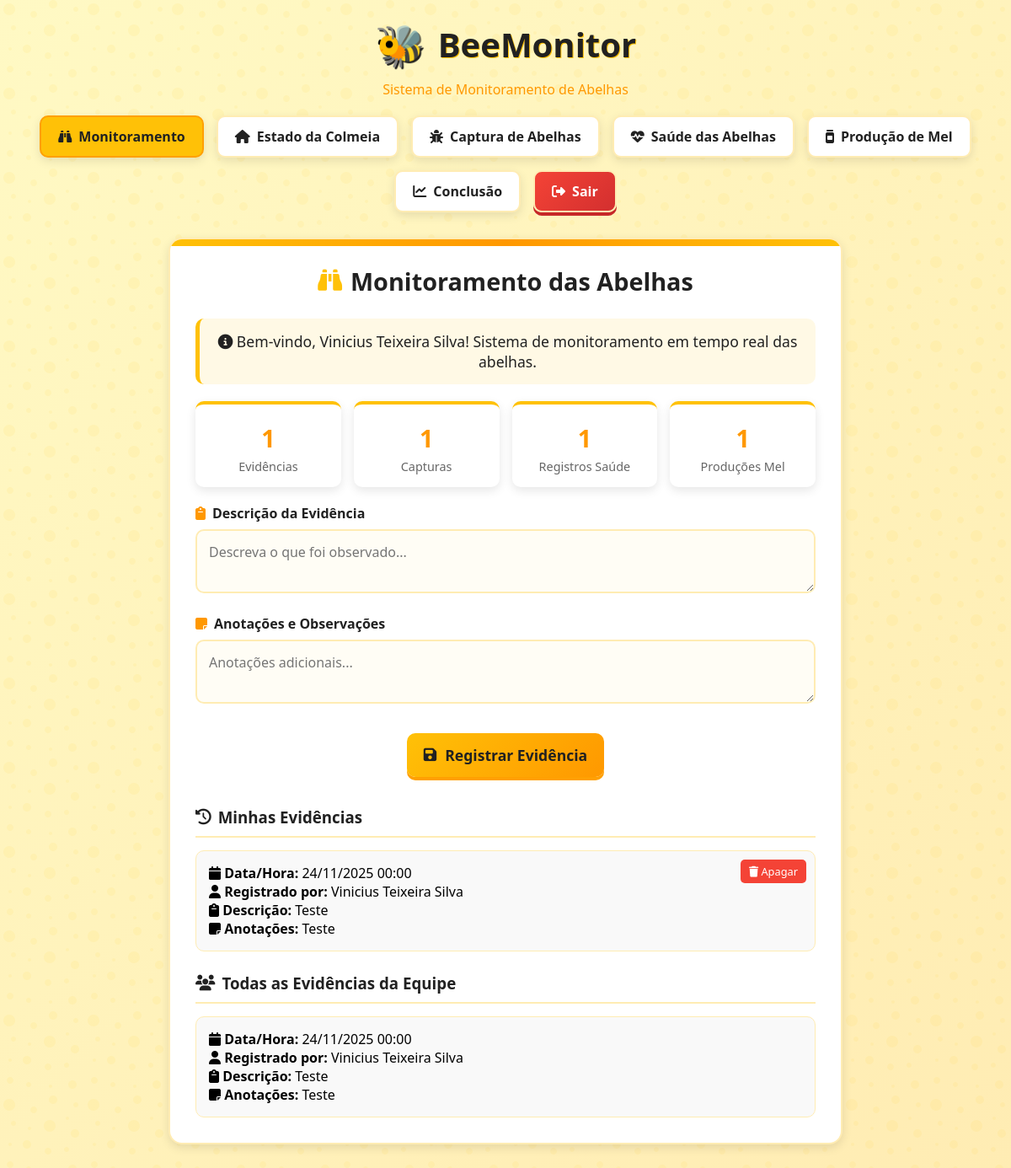
Page /monitoramento (signed in) on the committed database.
### models.py (models this page shows, shortened)
class Usuario(db.Model):
    id = db.Column(db.Integer, primary_key=True)
    nome = db.Column(db.String(100), nullable=False)
    email = db.Column(db.String(100), unique=True, nullable=False)
    telefone = db.Column(db.String(20))
    cpf = db.Column(db.String(14), unique=True)
    tipo_usuario = db.Column(db.String(20), default='Participante')
    matricula = db.Column(db.String(12))
    senha = db.Column(db.String(200), nullable=False)
    data_criacao = db.Column(db.DateTime, default=datetime.utcnow)
    ativo = db.Column(db.Boolean, default=True)

class Evidencia(db.Model):
    id = db.Column(db.Integer, primary_key=True)
    usuario_id = db.Column(db.Integer, db.ForeignKey('usuario.id'), nullable=False)
    descricao = db.Column(db.Text, nullable=False)
    anotacoes = db.Column(db.Text)
    foto = db.Column(db.String(200))
    video = db.Column(db.String(200))
    audio = db.Column(db.String(200))
    data_registro = db.Column(db.DateTime, default=datetime.utcnow)
    usuario = db.relationship('Usuario', backref=db.backref('evidencias', lazy=True))

### route.py (the view)
@app.route('/monitoramento')
@login_required
def monitoramento():
    if is_admin():
        evidencias = Evidencia.query.order_by(Evidencia.data_registro.desc()).all()
    else:
        evidencias = Evidencia.query.filter_by(usuario_id=session['usuario_id']).order_by(Evidencia.data_registro.desc()).all()
    todas_evidencias = Evidencia.query.order_by(Evidencia.data_registro.desc()).all()
    estado_colmeia = EstadoColmeia.query.order_by(EstadoColmeia.data_atualizacao.desc()).first()
    capturas = CapturaAbelha.query.order_by(CapturaAbelha.data_captura.desc()).all()
    registros_saude = SaudeAbelha.query.order_by(SaudeAbelha.data_registro.desc()).all()
    producoes_mel = ProducaoMel.query.order_by(ProducaoMel.data_registro.desc()).all()
    return render_template('monitoramento.html',
                         evidencias=evidencias,
                         todas_evidencias=todas_evidencias,
                         estado_colmeia=estado_colmeia,
                         capturas=capturas,
                         registros_saude=registros_saude,
                         producoes_mel=producoes_mel,
                         is_admin=is_admin())

### route.py (called while the page is built)
def is_admin():
    return session.get('usuario_tipo') == 'Administrador'

def login_required(f):
    from functools import wraps
    @wraps(f)
    def decorated_function(*args, **kwargs):
        if 'usuario_id' not in session:
            flash('Por favor, faça login para acessar esta página.', 'warning')
            return redirect(url_for('index'))
        return f(*args, **kwargs)
    return decorated_function

### templates/monitoramento.html (shortened to what this page needs)
{% extends "base.html" %}
{% block content %}
<div class="container">
    <h2><i class="fas fa-binoculars"></i> Monitoramento das Abelhas</h2>
    <div class="welcome-message">
        <i class="fas fa-info-circle"></i> Bem-vindo, {{ session.usuario_nome }}!
        Sistema de monitoramento em tempo real das abelhas.
    </div>
    <div class="stats-grid">
        <div class="stat-card">
            <div class="stat-value">{{ todas_evidencias|length }}</div>
            <div class="stat-label">Evidências</div>
        </div>
        <div class="stat-card">
            <div class="stat-value">{{ capturas|length }}</div>
            <div class="stat-label">Capturas</div>
        </div>
        <div class="stat-card">
            <div class="stat-value">{{ registros_saude|length }}</div>
            <div class="stat-label">Registros Saúde</div>
        </div>
        <div class="stat-card">
            <div class="stat-value">{{ producoes_mel|length }}</div>
            <div class="stat-label">Produções Mel</div>
        </div>
    </div>
    <form method="POST" action="{{ url_for('registrar_evidencia') }}">
        <div class="form-group">
            <label for="descricaoEvidencia"><i class="fas fa-clipboard"></i> Descrição da Evidência</label>
            <textarea id="descricaoEvidencia" name="descricaoEvidencia" placeholder="Descreva o que foi observado..." required></textarea>
        </div>
        <div class="form-group">
            <label for="anotacoes"><i class="fas fa-sticky-note"></i> Anotações e Observações</label>
            <textarea id="anotacoes" name="anotacoes" placeholder="Anotações adicionais..."></textarea>
        </div>
        <div class="btn-group">
            <button type="submit" class="btn">
                <i class="fas fa-save"></i> Registrar Evidência
            </button>
        </div>
    </form>
    <h3><i class="fas fa-history"></i> Minhas Evidências</h3>
    <div id="registros">
        {% for evidencia in evidencias %}
        <div class="registro">
            <strong><i class="fas fa-calendar"></i> Data/Hora:</strong> {{ evidencia.data_registro.strftime('%d/%m/%Y %H:%M') }}<br>
            <strong><i class="fas fa-user"></i> Registrado por:</strong> {{ evidencia.usuario.nome }}<br>
            <strong><i class="fas fa-clipboard"></i> Descrição:</strong> {{ evidencia.descricao }}<br>
            <strong><i class="fas fa-sticky-note"></i> Anotações:</strong> {{ evidencia.anotacoes or "(sem anotações)" }}<br>
            {% if is_admin or evidencia.usuario_id == session.usuario_id %}
            <form method="POST" action="{{ url_for('excluir_evidencia', id=evidencia.id) }}" style="display: inline;">
                <button type="submit" onclick="return confirm('Tem certeza que deseja apagar este registro?')">
                    <i class="fas fa-trash"></i> Apagar
                </button>
            </form>
            {% endif %}
        </div>
        {% else %}
        <p>Nenhuma evidência registrada ainda.</p>
        {% endfor %}
    </div>
    <h3><i class="fas fa-users"></i> Todas as Evidências da Equipe</h3>
    <div id="todas-registros">
        {% for evidencia in todas_evidencias %}
        <div class="registro">
            <strong><i class="fas fa-calendar"></i> Data/Hora:</strong> {{ evidencia.data_registro.strftime('%d/%m/%Y %H:%M') }}<br>
            <strong><i class="fas fa-user"></i> Registrado por:</strong> {{ evidencia.usuario.nome }}<br>
            <strong><i class="fas fa-clipboard"></i> Descrição:</strong> {{ evidencia.descricao }}<br>
            <strong><i class="fas fa-sticky-note"></i> Anotações:</strong> {{ evidencia.anotacoes or "(sem anotações)" }}<br>
        </div>
        {% else %}
        <p>Nenhuma evidência registrada pela equipe.</p>
        {% endfor %}
    </div>
</div>
{% endblock %}

### templates/base.html (style rules this page uses)
:root { --primary-yellow: #FFC107; --dark-yellow: #FFA000; --honey: #FF9800; --black: #212121; --white: #FFFFFF; --light-bg: #FFF9C4; --light-border: #FFECB3; --success: #4CAF50; --warning: #FF9800; --error: #F44336; --shadow: 0 4px 12px rgba(0, 0, 0, 0.1); --normal-status: #d4edda; --alert-status: #f8d7da; }
* { margin: 0; padding: 0; box-sizing: border-box; font-family: 'Segoe UI', Tahoma, Geneva, Verdana, sans-serif; }
body { background: linear-gradient(135deg, #fff9c4 0%, #ffecb3 100%); min-height: 100vh; padding: 20px; display: flex; flex-direction: column; align-items: center; position: relative; overflow-x: hidden; }
body::before { content: ""; position: absolute; top: 0; left: 0; right: 0; bottom: 0; opacity: 0.6; z-index: -1; }
.container { background: var(--white); border-radius: 16px; box-shadow: var(--shadow); padding: 30px; width: 100%; max-width: 800px; border: 2px solid var(--light-border); position: relative; overflow: hidden; transition: transform 0.3s ease; margin-bottom: 20px; }
.container::before { content: ""; position: absolute; top: 0; left: 0; right: 0; height: 8px; background: linear-gradient(90deg, var(--primary-yellow), var(--honey), var(--primary-yellow)); }
h2 { color: var(--black); margin-bottom: 25px; text-align: center; font-size: 1.8rem; display: flex; align-items: center; justify-content: center; gap: 10px; }
h2 i { color: var(--primary-yellow); }
h3 { color: var(--black); margin: 25px 0 15px; padding-bottom: 10px; border-bottom: 2px solid var(--light-border); display: flex; align-items: center; gap: 8px; }
.form-group { margin-bottom: 20px; }
label { display: block; margin-bottom: 8px; font-weight: 600; color: var(--black); display: flex; align-items: center; gap: 8px; }
label i { color: var(--honey); }
input, select, textarea { width: 100%; padding: 14px; border: 2px solid var(--light-border); border-radius: 10px; font-size: 1rem; transition: all 0.3s; background-color: #fffdf5; }
.btn { background: linear-gradient(135deg, var(--primary-yellow), var(--honey)); color: var(--black); border: none; padding: 14px 20px; border-radius: 10px; font-size: 1.1rem; font-weight: 600; cursor: pointer; transition: all 0.3s; display: flex; align-items: center; justify-content: center; gap: 10px; box-shadow: 0 4px 0 var(--dark-yellow); margin: 10px 5px; text-decoration: none; }
.registro, .captura { border: 1px solid var(--light-border); border-radius: 10px; padding: 15px; margin-top: 15px; background: #f9f9f9; position: relative; transition: all 0.3s; }
.registro button, .captura button { position: absolute; top: 10px; right: 10px; background: var(--error); color: #fff; border: none; padding: 5px 10px; border-radius: 5px; font-size: 0.8em; cursor: pointer; }
.btn-group { display: flex; flex-wrap: wrap; justify-content: center; gap: 10px; margin: 20px 0; }
.welcome-message { text-align: center; margin-bottom: 20px; font-size: 1.1rem; color: var(--black); background: rgba(255, 193, 7, 0.1); padding: 15px; border-radius: 10px; border-left: 5px solid var(--primary-yellow); }
.stats-grid { display: grid; grid-template-columns: repeat(auto-fill, minmax(150px, 1fr)); gap: 15px; margin: 20px 0; }
.stat-card { background: white; border-radius: 10px; padding: 15px; text-align: center; box-shadow: var(--shadow); border-top: 4px solid var(--primary-yellow); }
.stat-value { font-size: 1.8rem; font-weight: bold; color: var(--honey); margin: 5px 0; }
.stat-label { font-size: 0.9rem; color: #666; }

### rows in the picture
Usuario: usuario_nome "Vinicius Teixeira Silva"
Evidencia: data_registro "24/11/2025 00:00", usuario.nome "Vinicius Teixeira Silva", descricao "Teste", anotacoes "Teste"

### other values in the picture
{{ todas_evidencias|length }} "1"
{{ capturas|length }} "1"
{{ registros_saude|length }} "1"
{{ producoes_mel|length }} "1"
